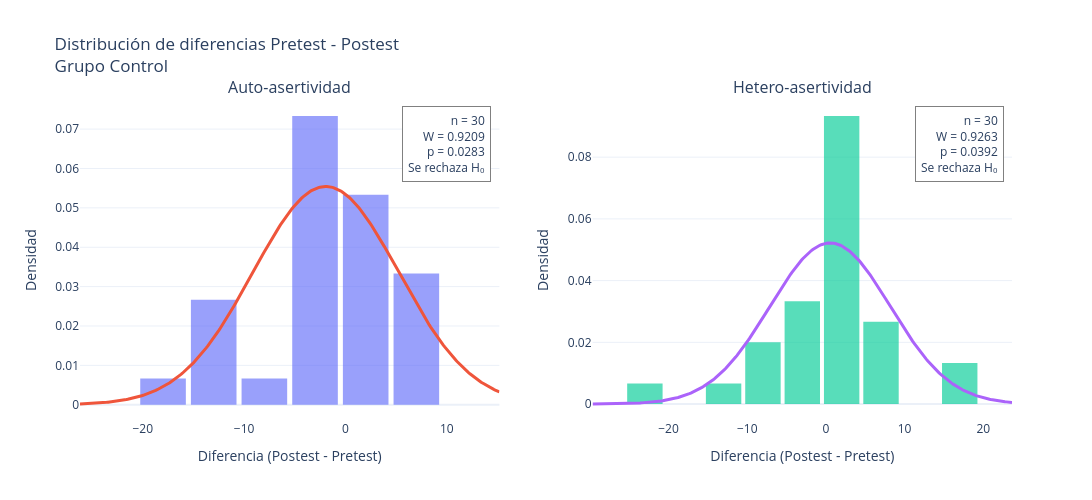

This figure's notebook cell:
### Code cell
# Configuración
grupo = 'control'
alpha = 0.05

variables = [
    'Auto-asertividad',
    'Hetero-asertividad'
]

# Copiar y normalizar datos
datos = estilos_aplicados.copy()

datos['Grupo'] = (
    datos['Grupo']
    .astype(str)
    .str.strip()
    .str.lower()
)

datos['Test'] = (
    datos['Test']
    .astype(str)
    .str.strip()
    .str.lower()
)

# Convertir puntajes a valores numéricos
for variable in variables:
    datos[variable] = pd.to_numeric(
        datos[variable],
        errors='coerce'
    )

# Filtrar grupo seleccionado
datos_grupo = datos[
    datos['Grupo'] == grupo.lower()
].copy()

# Crear subgráficos
fig = make_subplots(
    rows=1,
    cols=2,
    subplot_titles=variables
)

# Recorrer variables
for i, variable in enumerate(variables):

    columna = i + 1

    # Emparejar participantes
    datos_pareados = datos_grupo.pivot(
        index='ID',
        columns='Test',
        values=variable
    )

    datos_pareados = datos_pareados.reindex(
        columns=['pretest', 'postest']
    ).dropna()

    # Calcular diferencias
    diferencias = (
        datos_pareados['postest'] -
        datos_pareados['pretest']
    ).to_numpy()

    n = len(diferencias)

    # Verificar datos suficientes
    if n < 3:
        continue

    # Estadísticos
    media = np.mean(diferencias)
    desviacion = np.std(diferencias, ddof=1)

    # Shapiro-Wilk
    resultado = shapiro(diferencias)

    W = resultado.statistic
    pvalue = resultado.pvalue

    # Histograma
    fig.add_trace(
        go.Histogram(
            x=diferencias,
            histnorm='probability density',
            nbinsx=10,
            name='Diferencias',
            showlegend=(i == 0),
            opacity=0.65,
            hovertemplate=(
                'Diferencia: %{x}<br>'
                'Densidad: %{y:.4f}'
                '<extra></extra>'
            )
        ),
        row=1,
        col=columna
    )

    # Curva normal
    if desviacion > 0:

        x_normal = np.linspace(
            diferencias.min() - desviacion,
            diferencias.max() + desviacion,
            300
        )

        y_normal = norm.pdf(
            x_normal,
            loc=media,
            scale=desviacion
        )

        fig.add_trace(
            go.Scatter(
                x=x_normal,
                y=y_normal,
                mode='lines',
                name='Distribución normal',
                showlegend=(i == 0),
                line=dict(width=3),
                hovertemplate=(
                    'Diferencia: %{x:.2f}<br>'
                    'Densidad normal: %{y:.4f}'
                    '<extra></extra>'
                )
            ),
            row=1,
            col=columna
        )

    # Resultado de normalidad
    if pvalue > alpha:
        decision = 'No se rechaza H₀'
    else:
        decision = 'Se rechaza H₀'

    # Anotación estadística
    fig.add_annotation(
        x=0.98,
        y=0.98,
        xref=f'x{"" if i == 0 else i+1} domain',
        yref=f'y{"" if i == 0 else i+1} domain',
        text=(
            f'n = {n}<br>'
            f'W = {W:.4f}<br>'
            f'p = {pvalue:.4f}<br>'
            f'{decision}'
        ),
        showarrow=False,
        align='right',
        bgcolor='white',
        bordercolor='gray',
        borderwidth=1,
        borderpad=5
    )

# Configuración general
fig.update_layout(
    title=(
        'Distribución de diferencias Pretest - Postest'
        f'<br>Grupo {grupo.capitalize()}'
    ),
    height=500,
    width=1200,
    template='plotly_white',
    barmode='overlay',
    bargap=0.1,
    showlegend=False
)

# Configurar ejes
fig.update_xaxes(
    title_text='Diferencia (Postest - Pretest)'
)

fig.update_yaxes(
    title_text='Densidad'
)

fig.show()

### Figure 1 — Plotly figure (JSON) as saved in the notebook; plotly's stock layout.template omitted (floating-point values rounded to 4 significant figures; data arrays with more than 128 entries replaced by an {"elided": "..."} marker saying what was removed)
{"data": [{"histnorm": "probability density", "hovertemplate": "Diferencia: %{x}<br>Densidad: %{y:.4f}<extra></extra>", "name": "Diferencias", "nbinsx": 10, "opacity": 0.65, "showlegend": true, "type": "histogram", "x": [-15, -5, -4, -3, 7, 5, -5, 3, -2, 7, 4, -13, 3, 4, -2, -2, -6, 2, -19, -2, 3, -1, 4, 1, 8, -13, 6, -15, -3, -5], "xaxis": "x", "yaxis": "y"}, {"hovertemplate": "Diferencia: %{x:.2f}<br>Densidad normal: %{y:.4f}<extra></extra>", "line": {"width": 3}, "mode": "lines", "name": "Distribución normal", "showlegend": true, "type": "scatter", "x": {"elided": "300 float values"}, "xaxis": "x", "y": {"elided": "300 float values"}, "yaxis": "y"}, {"histnorm": "probability density", "hovertemplate": "Diferencia: %{x}<br>Densidad: %{y:.4f}<extra></extra>", "name": "Diferencias", "nbinsx": 10, "opacity": 0.65, "showlegend": false, "type": "histogram", "x": [-22, -1, -10, 1, 4, 4, -3, 3, -3, 6, 6, -8, 3, 16, 3, 1, -4, 7, 6, 2, -8, 0, 15, 4, 2, -14, 4, 0, -2, 4], "xaxis": "x2", "yaxis": "y2"}, {"hovertemplate": "Diferencia: %{x:.2f}<br>Densidad normal: %{y:.4f}<extra></extra>", "line": {"width": 3}, "mode": "lines", "name": "Distribución normal", "showlegend": false, "type": "scatter", "x": {"elided": "300 float values"}, "xaxis": "x2", "y": {"elided": "300 float values"}, "yaxis": "y2"}], "layout": {"annotations": [{"font": {"size": 16}, "showarrow": false, "text": "Auto-asertividad", "x": 0.225, "xanchor": "center", "xref": "paper", "y": 1, "yanchor": "bottom", "yref": "paper"}, {"font": {"size": 16}, "showarrow": false, "text": "Hetero-asertividad", "x": 0.775, "xanchor": "center", "xref": "paper", "y": 1, "yanchor": "bottom", "yref": "paper"}, {"align": "right", "bgcolor": "white", "bordercolor": "gray", "borderpad": 5, "borderwidth": 1, "showarrow": false, "text": "n = 30<br>W = 0.9209<br>p = 0.0283<br>Se rechaza H₀", "x": 0.98, "xref": "x domain", "y": 0.98, "yref": "y domain"}, {"align": "right", "bgcolor": "white", "bordercolor": "gray", "borderpad": 5, "borderwidth": 1, "showarrow": false, "text": "n = 30<br>W = 0.9263<br>p = 0.0392<br>Se rechaza H₀", "x": 0.98, "xref": "x2 domain", "y": 0.98, "yref": "y2 domain"}], "bargap": 0.1, "barmode": "overlay", "height": 500, "showlegend": false, "title": {"text": "Distribución de diferencias Pretest - Postest<br>Grupo Control"}, "width": 1200, "xaxis": {"anchor": "y", "domain": [0, 0.45], "title": {"text": "Diferencia (Postest - Pretest)"}}, "xaxis2": {"anchor": "y2", "domain": [0.55, 1], "title": {"text": "Diferencia (Postest - Pretest)"}}, "yaxis": {"anchor": "x", "domain": [0, 1], "title": {"text": "Densidad"}}, "yaxis2": {"anchor": "x2", "domain": [0, 1], "title": {"text": "Densidad"}}}}
